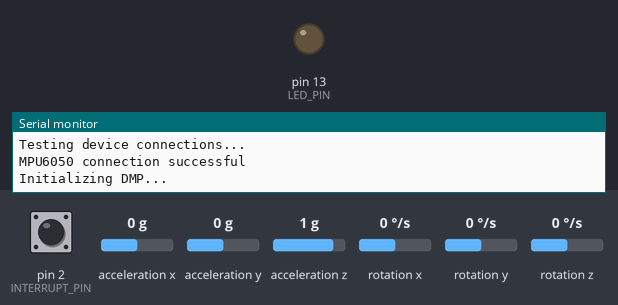
The sketch below on a simulated Arduino Uno, built with avr-gcc and run on an emulated ATmega328P. Parts: output pins drawn as LEDs (lit = HIGH), the last lines printed to the serial monitor. Dashed ring = blinking. The test bench sets the inputs (shaded band); at power-on: acceleration x 0 g, acceleration y 0 g, pin 2 (INTERRUPT_PIN) LOW, acceleration z 1 g, rotation x 0 °/s, rotation y 0 °/s, rotation z 0 °/s. The sensor or clock chip raises its interrupt line as the real part does.

Above: at 0.1 s.
At 1.7 s:
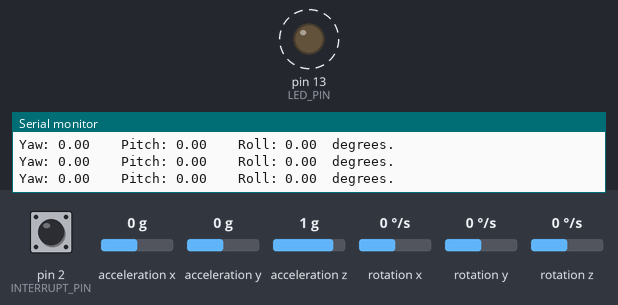
1.8 s: acceleration x set to -1.4 g
4.8 s: acceleration y set to -1.4 g
Timing chart, 0 to 13.8 s (numbered marks = the images above; inputs shaded):
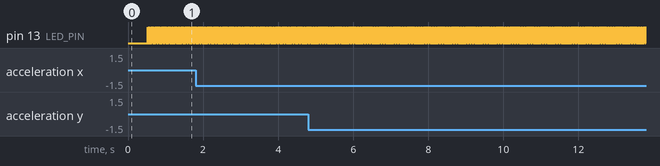

Measured:
- by itself, pin 13 (LED_PIN): alternates HIGH for 0.01 s and LOW for 0.01 s

The sketch:

mpu6050pitchRollYaw.ino
```cpp
// (licence header left out)
// I2Cdev and MPU6050 must be installed as libraries, or else the .cpp/.h files
// for both classes must be in the include path of your project
#include "I2Cdev.h"
#include "MPU6050_6Axis_MotionApps20.h"

// Arduino Wire library is required if I2Cdev I2CDEV_ARDUINO_WIRE implementation
// is used in I2Cdev.h
#if I2CDEV_IMPLEMENTATION == I2CDEV_ARDUINO_WIRE
    #include "Wire.h"
#endif

// class default I2C address is 0x68
// specific I2C addresses may be passed as a parameter here
// AD0 low = 0x68 (default for SparkFun breakout and InvenSense evaluation board)
// AD0 high = 0x69
MPU6050 mpu;
//MPU6050 mpu(0x69); // <-- use for AD0 high

/* =========================================================================
   NOTE: In addition to connection 3.3v, GND, SDA, and SCL, this sketch
   depends on the MPU-6050's INT pin being connected to the Arduino's
   external interrupt #0 pin. On the Arduino Uno and Mega 2560, this is
   digital I/O pin 2.
 * ========================================================================= */


#define INTERRUPT_PIN 2  // use pin 2 on Arduino Uno & most boards
#define LED_PIN 13 // (Arduino is 13, Teensy is 11, Teensy++ is 6)
bool blinkState = false;

// MPU control/status vars
bool dmpReady = false;  // set true if DMP init was successful
bool newHeading = false;
uint8_t mpuIntStatus;   // holds actual interrupt status byte from MPU
uint8_t devStatus;      // return status after each device operation (0 = success, !0 = error)
uint16_t packetSize;    // expected DMP packet size (default is 42 bytes)
uint16_t fifoCount;     // count of all bytes currently in FIFO
uint8_t fifoBuffer[64]; // FIFO storage buffer

// orientation/motion vars
Quaternion q;           // [w, x, y, z]         quaternion container
VectorFloat gravity;    // [x, y, z]            gravity vector
float ypr[3];           // [yaw, pitch, roll]   yaw/pitch/roll container and gravity vector

float yaw;
float pitch;
float roll;


// ================================================================
// ===               INTERRUPT DETECTION ROUTINE                ===
// ================================================================

volatile bool mpuInterrupt = false;     // indicates whether MPU interrupt pin has gone high
void dmpDataReady() {
    mpuInterrupt = true;
}


void setup() {
    Serial.begin(115200);
    while (!Serial); // wait for Leonardo enumeration, others continue immediately
    MPU6050_setup();  //inlined to avoid confusion
    }


void loop() {

    // wait for MPU interrupt or extra packet(s) available
    while (!mpuInterrupt && fifoCount < packetSize) {
        // other program behavior stuff here
        // .
        // .
        // .
        // if you are really paranoid you can frequently test in between other
        // stuff to see if mpuInterrupt is true, and if so, "break;" from the
        // while() loop to immediately process the MPU data
        // .
        // .
        // .
    }

    MPU6050_loop(); //inside this function the MPU6050 is read and data is stored in the orientation/motion vars


    if(newHeading) //if data was read from the MPU6050 (happens approx every 10mS)
        {
            //print out yaw, pitch, and roll, use tabs (\t) to keep data in same location in terminal, to ease reading.
            Serial.print("Yaw: ");
            Serial.print(yaw); //YAW in degrees.
            Serial.print("\t\t");

            Serial.print("Pitch: ");
            Serial.print(pitch); //Pitch in degrees.
            Serial.print("\t\t");

            Serial.print("Roll: ");
            Serial.print(roll); //Roll in degrees.
            Serial.print("\tdegrees.");

            Serial.println(); //newline

            newHeading=false; //clear the flag

        }


}


static inline void MPU6050_setup(){
    // join I2C bus (I2Cdev library doesn't do this automatically)
    #if I2CDEV_IMPLEMENTATION == I2CDEV_ARDUINO_WIRE
        Wire.begin();
        Wire.setClock(400000); // 400kHz I2C clock. Comment this line if having compilation difficulties
    #elif I2CDEV_IMPLEMENTATION == I2CDEV_BUILTIN_FASTWIRE
        Fastwire::setup(400, true);
    #endif

    // initialize serial communication
    // (115200 chosen because it is required for Teapot Demo output, but it's
    // really up to you depending on your project)

    // initialize device
    mpu.initialize();
    pinMode(INTERRUPT_PIN, INPUT);

    // verify connection
    Serial.println(F("Testing device connections..."));
    Serial.println(mpu.testConnection() ? F("MPU6050 connection successful") : F("MPU6050 connection failed"));

    // load and configure the DMP
    Serial.println(F("Initializing DMP..."));
    devStatus = mpu.dmpInitialize();

    // supply your own gyro offsets here, scaled for min sensitivity
//    XAccel                      YAccel                ZAccel                           XGyro                     YGyro           ZGyro
// [-1489,-1488] --> [-36,1]  [-51,-50] --> [-17,6]   [1413,1413] --> [16374,16392]   [-134,-133] --> [0,3]   [132,132] --> [0,2] [122,123] --> [0,5]


    mpu.setXGyroOffset(-133);
    mpu.setYGyroOffset(132);
    mpu.setZGyroOffset(122);

    mpu.setXAccelOffset(-1488);
    mpu.setYAccelOffset(-51);
    mpu.setZAccelOffset(1413);

    // make sure it worked (returns 0 if so)
    if (devStatus == 0) {
        // turn on the DMP, now that it's ready
        Serial.println(F("Enabling DMP..."));
        mpu.setDMPEnabled(true);

        // enable Arduino interrupt detection
        Serial.println(F("Enabling interrupt detection (Arduino external interrupt 0)..."));
        attachInterrupt(digitalPinToInterrupt(INTERRUPT_PIN), dmpDataReady, RISING);
        mpuIntStatus = mpu.getIntStatus();

        // set our DMP Ready flag so the main loop() function knows it's okay to use it
        Serial.println(F("DMP ready! Waiting for first interrupt..."));
        dmpReady = true;

        // get expected DMP packet size for later comparison
        packetSize = mpu.dmpGetFIFOPacketSize();
    } else {
        // ERROR!
        // 1 = initial memory load failed
        // 2 = DMP configuration updates failed
        // (if it's going to break, usually the code will be 1)
        Serial.print(F("DMP Initialization failed (code "));
        Serial.print(devStatus);
        Serial.println(F(")"));
    }

    // configure LED for output
    pinMode(LED_PIN, OUTPUT);

// if programming failed, don't try to do anything, just repeat an error message.
    if (!dmpReady) {while(1){Serial.println("failed to program the MPU.. you should check your connections and retry"); delay(1000);}}


}

static inline void MPU6050_loop(){

    // reset interrupt flag and get INT_STATUS byte
    mpuInterrupt = false;
    mpuIntStatus = mpu.getIntStatus();

    // get current FIFO count
    fifoCount = mpu.getFIFOCount();

    // check for overflow (this should never happen unless our code is too inefficient)
    if ((mpuIntStatus & 0x10) || fifoCount == 1024) {
        // reset so we can continue cleanly
        mpu.resetFIFO();
        Serial.println(F("FIFO overflow!"));

    // otherwise, check for DMP data ready interrupt (this should happen frequently)
    } else if (mpuIntStatus & 0x02) {
        // wait for correct available data length, should be a VERY short wait
        while (fifoCount < packetSize) fifoCount = mpu.getFIFOCount();

        // read a packet from FIFO
        mpu.getFIFOBytes(fifoBuffer, packetSize);

        // track FIFO count here in case there is > 1 packet available
        // (this lets us immediately read more without waiting for an interrupt)
        fifoCount -= packetSize;


            // Get appropriate values.
            mpu.dmpGetQuaternion(&q, fifoBuffer);
            mpu.dmpGetGravity(&gravity, &q);
            mpu.dmpGetYawPitchRoll(ypr, &q, &gravity);


            //From radians to degrees:
            yaw=ypr[0] * 180/M_PI;
            pitch=ypr[1] * 180/M_PI;
            roll=ypr[2] * 180/M_PI;

//            Serial.print("ypr\t");
//            Serial.print(ypr[0] * 180/M_PI);
//            Serial.print("\t");
//            Serial.print(ypr[0] * 180/M_PI);
//            Serial.print("\t");
//            Serial.println(ypr[2] * 180/M_PI);

        newHeading=true; //set the flag

        // blink LED to indicate activity
        blinkState = !blinkState;
        digitalWrite(LED_PIN, blinkState);
    }
}
```
